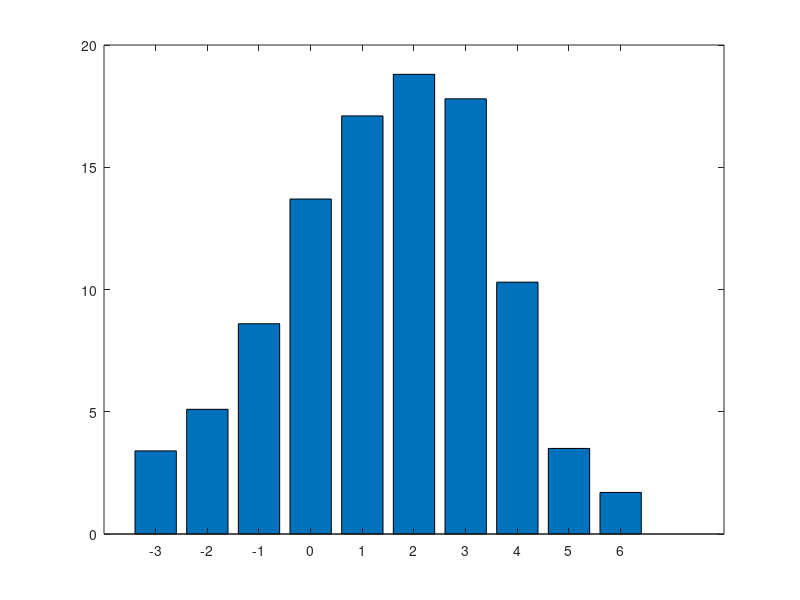

Source code (MATLAB): (Note: this script raises an error after producing the figure.)
%% TechMes: Chap4 - Serie 2 - Ex 3
clc; clear; close all;

%% variables
xi = -3:6;
pi = [3.4,5.1,8.6,13.7,17.1,18.8,17.8,10.3,3.5,1.7]; % [%]

probabilities = pi/100;

%% sum of 1?
sumIs1 = sum(probabilities)

%% histogram
figure();
bar(xi,pi);

%% stats
% average = 1.48, std = 2.02, median = 1.11
[average, std, median, cumulatedHistogram] = histogramStats(probabilities, xi)

%% moments

moment3 = computeMoment(probabilities, xi, 3) % ~19.7
moment4 = computeMoment(probabilities, xi, 4) % ~91.5

%% mode = 2

%% discrete repartition function?? (c koua?)
% fonction qui indique la probabilité que la valeur soit inferieure ou
% egale a x -> c'est l'histogramme cumunle
repartitionFunction = cumulatedHistogram

%% niveau de confiance
sigma = std; % on arrondi à 2
% 1 sigma -> moyenne plus ou moins 1 sigma
minValue = average-sigma; % 0.5
maxValue = average+sigma; % 3.5
% on considere que les valeurs entieres -> 0,1,2,3
prob1Sigma = sum(probabilities(4:7)) % 0.67

% 2 sigma -> moyenne plus ou moins 2 sigma
minValue = average-2*sigma; % -2.6
maxValue = average+2*sigma; % 5.5
% on considere que les valeurs entieres -> -2,-1, 0, 1, 2, 3, 4, 5
prob1Sigma = sum(probabilities(2:9)) % 0.95
